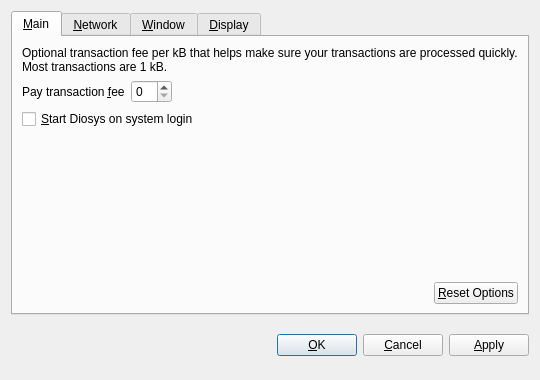
<?xml version="1.0" encoding="UTF-8"?>
<ui version="4.0">
 <class>OptionsDialog</class>
 <widget class="QDialog" name="OptionsDialog">
  <property name="geometry">
   <rect>
    <x>0</x>
    <y>0</y>
    <width>540</width>
    <height>380</height>
   </rect>
  </property>
  <property name="windowTitle">
   <string>Options</string>
  </property>
  <property name="modal">
   <bool>true</bool>
  </property>
  <layout class="QVBoxLayout" name="verticalLayout">
   <item>
    <widget class="QTabWidget" name="tabWidget">
     <property name="tabPosition">
      <enum>QTabWidget::North</enum>
     </property>
     <property name="currentIndex">
      <number>0</number>
     </property>
     <widget class="QWidget" name="tabMain">
      <attribute name="title">
       <string>&amp;Main</string>
      </attribute>
      <layout class="QVBoxLayout" name="verticalLayout_Main">
       <item>
        <widget class="QLabel" name="transactionFeeInfoLabel">
         <property name="text">
          <string>Optional transaction fee per kB that helps make sure your transactions are processed quickly. Most transactions are 1 kB.</string>
         </property>
         <property name="textFormat">
          <enum>Qt::PlainText</enum>
         </property>
         <property name="wordWrap">
          <bool>true</bool>
         </property>
        </widget>
       </item>
       <item>
        <layout class="QHBoxLayout" name="horizontalLayout_1_Main">
         <item>
          <widget class="QLabel" name="transactionFeeLabel">
           <property name="text">
            <string>Pay transaction &amp;fee</string>
           </property>
           <property name="textFormat">
            <enum>Qt::PlainText</enum>
           </property>
           <property name="buddy">
            <cstring>transactionFee</cstring>
           </property>
          </widget>
         </item>
         <item>
          <widget class="DiosysAmountField" name="transactionFee"/>
         </item>
         <item>
          <spacer name="horizontalSpacer_1_Main">
           <property name="orientation">
            <enum>Qt::Horizontal</enum>
           </property>
           <property name="sizeHint" stdset="0">
            <size>
             <width>40</width>
             <height>20</height>
            </size>
           </property>
          </spacer>
         </item>
        </layout>
       </item>
       <item>
        <widget class="QCheckBox" name="diosysAtStartup">
         <property name="toolTip">
          <string>Automatically start Diosys after logging in to the system.</string>
         </property>
         <property name="text">
          <string>&amp;Start Diosys on system login</string>
         </property>
        </widget>
       </item>
       <item>
        <spacer name="verticalSpacer_Main">
         <property name="orientation">
          <enum>Qt::Vertical</enum>
         </property>
         <property name="sizeHint" stdset="0">
          <size>
           <width>20</width>
           <height>40</height>
          </size>
         </property>
        </spacer>
       </item>
       <item>
        <layout class="QHBoxLayout" name="horizontalLayout_2_Main">
         <item>
          <spacer name="horizontalSpacer_2_Main">
           <property name="orientation">
            <enum>Qt::Horizontal</enum>
           </property>
           <property name="sizeHint" stdset="0">
            <size>
             <width>40</width>
             <height>20</height>
            </size>
           </property>
          </spacer>
         </item>
         <item>
          <widget class="QPushButton" name="resetButton">
           <property name="toolTip">
            <string>Reset all client options to default.</string>
           </property>
           <property name="text">
            <string>&amp;Reset Options</string>
           </property>
           <property name="autoDefault">
            <bool>false</bool>
           </property>
          </widget>
         </item>
        </layout>
       </item>
      </layout>
     </widget>
     <widget class="QWidget" name="tabNetwork">
      <attribute name="title">
       <string>&amp;Network</string>
      </attribute>
      <layout class="QVBoxLayout" name="verticalLayout_Network">
       <item>
        <widget class="QCheckBox" name="mapPortUpnp">
         <property name="toolTip">
          <string>Automatically open the Diosys client port on the router. This only works when your router supports UPnP and it is enabled.</string>
         </property>
         <property name="text">
          <string>Map port using &amp;UPnP</string>
         </property>
        </widget>
       </item>
       <item>
        <widget class="QCheckBox" name="connectSocks">
         <property name="toolTip">
          <string>Connect to the Diosys network through a SOCKS proxy (e.g. when connecting through Tor).</string>
         </property>
         <property name="text">
          <string>&amp;Connect through SOCKS proxy:</string>
         </property>
        </widget>
       </item>
       <item>
        <layout class="QHBoxLayout" name="horizontalLayout_Network">
         <item>
          <widget class="QLabel" name="proxyIpLabel">
           <property name="text">
            <string>Proxy &amp;IP:</string>
           </property>
           <property name="textFormat">
            <enum>Qt::PlainText</enum>
           </property>
           <property name="buddy">
            <cstring>proxyIp</cstring>
           </property>
          </widget>
         </item>
         <item>
          <widget class="QValidatedLineEdit" name="proxyIp">
           <property name="maximumSize">
            <size>
             <width>140</width>
             <height>16777215</height>
            </size>
           </property>
           <property name="toolTip">
            <string>IP address of the proxy (e.g. 127.0.0.1)</string>
           </property>
          </widget>
         </item>
         <item>
          <widget class="QLabel" name="proxyPortLabel">
           <property name="text">
            <string>&amp;Port:</string>
           </property>
           <property name="textFormat">
            <enum>Qt::PlainText</enum>
           </property>
           <property name="buddy">
            <cstring>proxyPort</cstring>
           </property>
          </widget>
         </item>
         <item>
          <widget class="QLineEdit" name="proxyPort">
           <property name="maximumSize">
            <size>
             <width>55</width>
             <height>16777215</height>
            </size>
           </property>
           <property name="toolTip">
            <string>Port of the proxy (e.g. 9050)</string>
           </property>
          </widget>
         </item>
         <item>
          <widget class="QLabel" name="socksVersionLabel">
           <property name="text">
            <string>SOCKS &amp;Version:</string>
           </property>
           <property name="textFormat">
            <enum>Qt::PlainText</enum>
           </property>
           <property name="buddy">
            <cstring>socksVersion</cstring>
           </property>
          </widget>
         </item>
         <item>
          <widget class="QValueComboBox" name="socksVersion">
           <property name="toolTip">
            <string>SOCKS version of the proxy (e.g. 5)</string>
           </property>
          </widget>
         </item>
         <item>
          <spacer name="horizontalSpacer_Network">
           <property name="orientation">
            <enum>Qt::Horizontal</enum>
           </property>
           <property name="sizeHint" stdset="0">
            <size>
             <width>40</width>
             <height>20</height>
            </size>
           </property>
          </spacer>
         </item>
        </layout>
       </item>
       <item>
        <spacer name="verticalSpacer_Network">
         <property name="orientation">
          <enum>Qt::Vertical</enum>
         </property>
         <property name="sizeHint" stdset="0">
          <size>
           <width>20</width>
           <height>40</height>
          </size>
         </property>
        </spacer>
       </item>
      </layout>
     </widget>
     <widget class="QWidget" name="tabWindow">
      <attribute name="title">
       <string>&amp;Window</string>
      </attribute>
      <layout class="QVBoxLayout" name="verticalLayout_Window">
       <item>
        <widget class="QCheckBox" name="minimizeToTray">
         <property name="toolTip">
          <string>Show only a tray icon after minimizing the window.</string>
         </property>
         <property name="text">
          <string>&amp;Minimize to the tray instead of the taskbar</string>
         </property>
        </widget>
       </item>
       <item>
        <widget class="QCheckBox" name="minimizeOnClose">
         <property name="toolTip">
          <string>Minimize instead of exit the application when the window is closed. When this option is enabled, the application will be closed only after selecting Quit in the menu.</string>
         </property>
         <property name="text">
          <string>M&amp;inimize on close</string>
         </property>
        </widget>
       </item>
       <item>
        <spacer name="verticalSpacer_Window">
         <property name="orientation">
          <enum>Qt::Vertical</enum>
         </property>
         <property name="sizeHint" stdset="0">
          <size>
           <width>20</width>
           <height>40</height>
          </size>
         </property>
        </spacer>
       </item>
      </layout>
     </widget>
     <widget class="QWidget" name="tabDisplay">
      <attribute name="title">
       <string>&amp;Display</string>
      </attribute>
      <layout class="QVBoxLayout" name="verticalLayout_Display">
       <item>
        <layout class="QHBoxLayout" name="horizontalLayout_1_Display">
         <item>
          <widget class="QLabel" name="langLabel">
           <property name="text">
            <string>User Interface &amp;language:</string>
           </property>
           <property name="textFormat">
            <enum>Qt::PlainText</enum>
           </property>
           <property name="buddy">
            <cstring>lang</cstring>
           </property>
          </widget>
         </item>
         <item>
          <widget class="QValueComboBox" name="lang">
           <property name="toolTip">
            <string>The user interface language can be set here. This setting will take effect after restarting Diosys.</string>
           </property>
          </widget>
         </item>
        </layout>
       </item>
       <item>
        <layout class="QHBoxLayout" name="horizontalLayout_2_Display">
         <item>
          <widget class="QLabel" name="unitLabel">
           <property name="text">
            <string>&amp;Unit to show amounts in:</string>
           </property>
           <property name="textFormat">
            <enum>Qt::PlainText</enum>
           </property>
           <property name="buddy">
            <cstring>unit</cstring>
           </property>
          </widget>
         </item>
         <item>
          <widget class="QValueComboBox" name="unit">
           <property name="toolTip">
            <string>Choose the default subdivision unit to show in the interface and when sending coins.</string>
           </property>
          </widget>
         </item>
        </layout>
       </item>
       <item>
        <widget class="QCheckBox" name="displayAddresses">
         <property name="toolTip">
          <string>Whether to show Diosys addresses in the transaction list or not.</string>
         </property>
         <property name="text">
          <string>&amp;Display addresses in transaction list</string>
         </property>
        </widget>
       </item>
       <item>
        <spacer name="verticalSpacer_Display">
         <property name="orientation">
          <enum>Qt::Vertical</enum>
         </property>
         <property name="sizeHint" stdset="0">
          <size>
           <width>20</width>
           <height>40</height>
          </size>
         </property>
        </spacer>
       </item>
      </layout>
     </widget>
    </widget>
   </item>
   <item>
    <layout class="QHBoxLayout" name="horizontalLayout_Buttons">
     <item>
      <spacer name="horizontalSpacer_1">
       <property name="orientation">
        <enum>Qt::Horizontal</enum>
       </property>
       <property name="sizeHint" stdset="0">
        <size>
         <width>40</width>
         <height>48</height>
        </size>
       </property>
      </spacer>
     </item>
     <item>
      <widget class="QLabel" name="statusLabel">
       <property name="font">
        <font>
         <weight>75</weight>
         <bold>true</bold>
        </font>
       </property>
       <property name="text">
        <string/>
       </property>
       <property name="textFormat">
        <enum>Qt::PlainText</enum>
       </property>
       <property name="wordWrap">
        <bool>true</bool>
       </property>
      </widget>
     </item>
     <item>
      <spacer name="horizontalSpacer_2">
       <property name="orientation">
        <enum>Qt::Horizontal</enum>
       </property>
       <property name="sizeHint" stdset="0">
        <size>
         <width>40</width>
         <height>48</height>
        </size>
       </property>
      </spacer>
     </item>
     <item>
      <widget class="QPushButton" name="okButton">
       <property name="text">
        <string>&amp;OK</string>
       </property>
      </widget>
     </item>
     <item>
      <widget class="QPushButton" name="cancelButton">
       <property name="text">
        <string>&amp;Cancel</string>
       </property>
       <property name="autoDefault">
        <bool>false</bool>
       </property>
      </widget>
     </item>
     <item>
      <widget class="QPushButton" name="applyButton">
       <property name="text">
        <string>&amp;Apply</string>
       </property>
       <property name="autoDefault">
        <bool>false</bool>
       </property>
      </widget>
     </item>
    </layout>
   </item>
  </layout>
 </widget>
 <customwidgets>
  <customwidget>
   <class>DiosysAmountField</class>
   <extends>QSpinBox</extends>
   <header>diosysamountfield.h</header>
  </customwidget>
  <customwidget>
   <class>QValueComboBox</class>
   <extends>QComboBox</extends>
   <header>qvaluecombobox.h</header>
  </customwidget>
  <customwidget>
   <class>QValidatedLineEdit</class>
   <extends>QLineEdit</extends>
   <header>qvalidatedlineedit.h</header>
  </customwidget>
 </customwidgets>
 <resources/>
 <connections/>
</ui>
